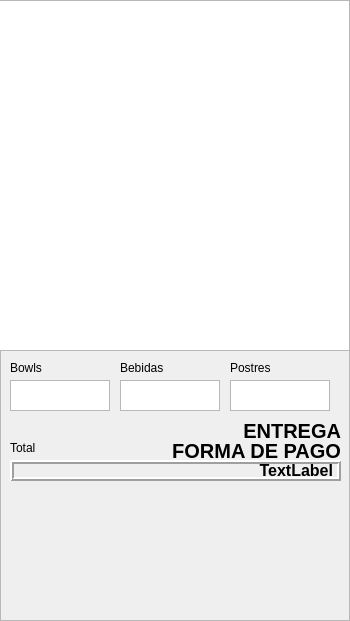
   <widget class="QFrame" name="frame_5">
    <property name="geometry">
     <rect>
      <x>680</x>
      <y>10</y>
      <width>350</width>
      <height>621</height>
     </rect>
    </property>
    <property name="frameShape">
     <enum>QFrame::StyledPanel</enum>
    </property>
    <property name="frameShadow">
     <enum>QFrame::Raised</enum>
    </property>
    <widget class="QListWidget" name="listWidget_ticket">
     <property name="geometry">
      <rect>
       <x>-1</x>
       <y>0</y>
       <width>351</width>
       <height>351</height>
      </rect>
     </property>
     <property name="font">
      <font>
       <pointsize>9</pointsize>
      </font>
     </property>
    </widget>
    <widget class="QLabel" name="label_2">
     <property name="geometry">
      <rect>
       <x>10</x>
       <y>440</y>
       <width>60</width>
       <height>16</height>
      </rect>
     </property>
     <property name="text">
      <string>Total</string>
     </property>
    </widget>
    <widget class="QLabel" name="label_3">
     <property name="geometry">
      <rect>
       <x>10</x>
       <y>360</y>
       <width>60</width>
       <height>16</height>
      </rect>
     </property>
     <property name="text">
      <string>Bowls</string>
     </property>
    </widget>
    <widget class="QLabel" name="label_4">
     <property name="geometry">
      <rect>
       <x>120</x>
       <y>360</y>
       <width>60</width>
       <height>16</height>
      </rect>
     </property>
     <property name="text">
      <string>Bebidas</string>
     </property>
    </widget>
    <widget class="QPlainTextEdit" name="TE_Bowls">
     <property name="geometry">
      <rect>
       <x>10</x>
       <y>380</y>
       <width>100</width>
       <height>31</height>
      </rect>
     </property>
    </widget>
    <widget class="QPlainTextEdit" name="TE_Bebidas">
     <property name="geometry">
      <rect>
       <x>120</x>
       <y>380</y>
       <width>100</width>
       <height>31</height>
      </rect>
     </property>
    </widget>
    <widget class="QPlainTextEdit" name="TE_Postres">
     <property name="geometry">
      <rect>
       <x>230</x>
       <y>380</y>
       <width>100</width>
       <height>31</height>
      </rect>
     </property>
    </widget>
    <widget class="QLabel" name="label_10">
     <property name="geometry">
      <rect>
       <x>230</x>
       <y>360</y>
       <width>60</width>
       <height>16</height>
      </rect>
     </property>
     <property name="text">
      <string>Postres</string>
     </property>
    </widget>
    <widget class="QLabel" name="TE_Total">
     <property name="geometry">
      <rect>
       <x>10</x>
       <y>460</y>
       <width>331</width>
       <height>21</height>
      </rect>
     </property>
     <property name="font">
      <font>
       <pointsize>12</pointsize>
       <weight>75</weight>
       <bold>true</bold>
      </font>
     </property>
     <property name="layoutDirection">
      <enum>Qt::RightToLeft</enum>
     </property>
     <property name="frameShape">
      <enum>QFrame::Box</enum>
     </property>
     <property name="frameShadow">
      <enum>QFrame::Raised</enum>
     </property>
     <property name="lineWidth">
      <number>2</number>
     </property>
     <property name="text">
      <string>TextLabel</string>
     </property>
     <property name="alignment">
      <set>Qt::AlignRight|Qt::AlignTrailing|Qt::AlignVCenter</set>
     </property>
    </widget>
    <widget class="QLabel" name="lb_forma_de_pago">
     <property name="geometry">
      <rect>
       <x>120</x>
       <y>430</y>
       <width>221</width>
       <height>41</height>
      </rect>
     </property>
     <property name="font">
      <font>
       <pointsize>15</pointsize>
       <weight>75</weight>
       <bold>true</bold>
      </font>
     </property>
     <property name="text">
      <string>FORMA DE PAGO</string>
     </property>
     <property name="alignment">
      <set>Qt::AlignRight|Qt::AlignTrailing|Qt::AlignVCenter</set>
     </property>
    </widget>
    <widget class="QLabel" name="lb_forma_de_entrega">
     <property name="geometry">
      <rect>
       <x>120</x>
       <y>410</y>
       <width>221</width>
       <height>41</height>
      </rect>
     </property>
     <property name="font">
      <font>
       <pointsize>15</pointsize>
       <weight>75</weight>
       <bold>true</bold>
      </font>
     </property>
     <property name="text">
      <string>ENTREGA</string>
     </property>
     <property name="alignment">
      <set>Qt::AlignRight|Qt::AlignTrailing|Qt::AlignVCenter</set>
     </property>
    </widget>
   </widget>
